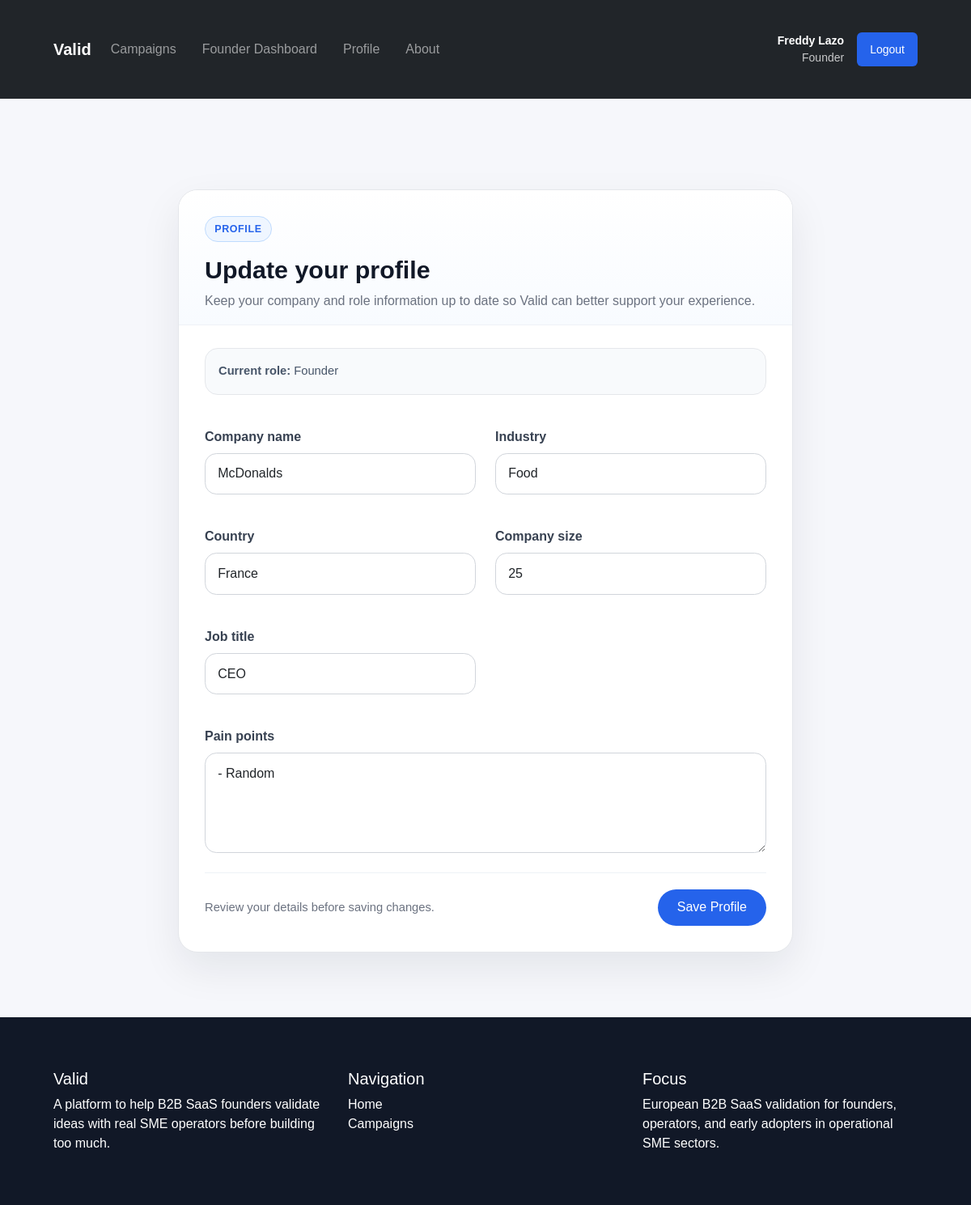
The page /valid/profile/ (signed in) on the database its author committed.
### account/models.py (models this page shows, shortened)
class Profile(models.Model):
    user = models.OneToOneField(
        settings.AUTH_USER_MODEL,
        on_delete=models.CASCADE,
        related_name="profile",
    )
    role = models.CharField(max_length=20, choices=UserRole.choices)
    company_name = models.CharField(max_length=255, blank=True)
    industry = models.CharField(max_length=100, blank=True)
    country = models.CharField(max_length=100, blank=True)
    company_size = models.CharField(max_length=50, blank=True)
    job_title = models.CharField(max_length=100, blank=True)
    pain_points = models.TextField(blank=True)

### campaign/views.py (the view)
# urls.py: path("profile/", profile_view, name="profile"),
@login_required
def profile_view(request):
    profile = request.user.profile
    if request.method == "POST":
        form = ProfileForm(request.POST, instance=profile)
        if form.is_valid():
            form.save()
            messages.success(request, "Profile updated successfully.")
            if profile.role == "founder":
                return redirect("founder_dashboard")
            return redirect("sme_dashboard")
    else:
        form = ProfileForm(instance=profile)
    return render(
        request,
        "campaign/auth/profile.html",
        {
            "form": form,
            "profile": profile,
        },
    )

### campaign/forms.py
class ProfileForm(forms.ModelForm):
    class Meta:
        model = Profile
        fields = [
            "company_name",
            "industry",
            "country",
            "company_size",
            "job_title",
            "pain_points",
        ]
        widgets = {
            "pain_points": forms.Textarea(attrs={"rows": 4}),
        }
    def __init__(self, *args, **kwargs):
        super().__init__(*args, **kwargs)
        for field_name, field in self.fields.items():
            field.widget.attrs["class"] = "form-control"

### campaign/templates/campaign/auth/profile.html (shortened to what this page needs)
{% extends "campaign/base.html" %}
{% block content %}
<div class="container auth-shell">
    <div class="auth-card">
        <div class="auth-card-header">
            <span class="auth-eyebrow">Profile</span>
            <h1>Update your profile</h1>
            <p>
                Keep your company and role information up to date so Valid can better support your experience.
            </p>
        </div>
        <div class="auth-card-body">
            <div class="role-hint-box mb-4">
                <strong>Current role:</strong> {{ profile.role|title }}
            </div>
            <form method="post">
                <div class="row g-4">
                    {% for field in form %}
                        <div class="{% if field.name == 'pain_points' %}col-12{% else %}col-md-6{% endif %}">
                            <label class="form-label" for="{{ field.id_for_label }}">{{ field.label }}</label>
                            {{ field }}
                        </div>
                    {% endfor %}
                </div>
                <div class="auth-footer">
                    <div class="auth-footer-text">
                        Review your details before saving changes.
                    </div>
                    <button type="submit" class="btn btn-primary rounded-pill px-4">
                        Save Profile
                    </button>
                </div>
            </form>
        </div>
    </div>
</div>
{% endblock %}

### campaign/templates/campaign/base.html (shortened to what this page needs)
{% load static %}
<!DOCTYPE html>
<html lang="en">
<head>
    <link
        href="https://cdn.jsdelivr.net/npm/bootstrap@5.3.3/dist/css/bootstrap.min.css"
        rel="stylesheet">
    <link href="{% static "css/valid.css" %}" rel="stylesheet">
</head>
<body >
<nav class="navbar navbar-expand-lg navbar-dark bg-dark sticky-top">
    <div class="container">
        <a class="navbar-brand fw-bold" href="{% url 'home' %}">Valid</a>
        <div class="collapse navbar-collapse" id="mainNav">
            <ul class="navbar-nav me-auto mb-2 mb-lg-0">
                <li class="nav-item">
                    <a class="nav-link" href="{% url 'campaign_list' %}">Campaigns</a>
                </li>
                {% if user.is_authenticated %}
                    {% if user.profile.role == 'founder' %}
                        <li class="nav-item">
                            <a class="nav-link" href="{% url 'founder_dashboard' %}">Founder Dashboard</a>
                        </li>
                    {% elif user.profile.role == 'sme' %}
                        <li class="nav-item">
                            <a class="nav-link" href="{% url 'sme_dashboard' %}">SME Dashboard</a>
                        </li>
                    {% endif %}
                    <li class="nav-item">
                        <a class="nav-link" href="{% url 'profile' %}">Profile</a>
                    </li>
                {% endif %}
                <li class="nav-item">
                    <a class="nav-link" href="{% url 'about' %}">About</a>
                </li>
            </ul>
            <div class="d-flex align-items-center gap-3">
                {% if user.is_authenticated %}
                    <div class="text-white small text-end">
                        <div class="fw-semibold">
                            {{ user.first_name|default:user.username }} {{ user.last_name }}
                        </div>
                        <div class="opacity-75">
                            {{ user.profile.role|title }}
                        </div>
                    </div>
                    <form method="post" action="{% url 'logout' %}">
                        <button class="btn btn-outline-light btn-sm" type="submit">Logout</button>
                    </form>
                {% else %}
                    <a class="btn btn-outline-light btn-sm" href="{% url 'login' %}">Login</a>
                    <a class="btn btn-light btn-sm" href="{% url 'signup' %}">Sign Up</a>
                {% endif %}
            </div>
        </div>
    </div>
</nav>
<main class="flex-fill">
</main>
{% block content %}{% endblock %}
<footer class="footer">
    <div class="container">
        <div class="row g-4">
            <div class="col-md-4">
                <h5>Valid</h5>
                <p class="mb-0">
                    A platform to help B2B SaaS founders validate ideas with real SME operators before building too much.
                </p>
            </div>
            <div class="col-md-4">
                <h5>Navigation</h5>
                <ul class="list-unstyled">
                    <li><a class="text-white text-decoration-none" href="{% url 'home' %}">Home</a></li>
                    <li><a class="text-white text-decoration-none" href="{% url 'campaign_list' %}">Campaigns</a></li>
                </ul>
            </div>
            <div class="col-md-4">
                <h5>Focus</h5>
                <p class="mb-0">
                    European B2B SaaS validation for founders, operators, and early adopters in operational SME sectors.
                </p>
            </div>
        </div>
    </div>
</footer>
</body>
</html>

### campaign/static/css/valid.css (style rules this page uses)
body { font-family: Arial, sans-serif; display: flex; flex-direction: column; background: #f6f7fb; margin: 0; color: #222; min-height: 100vh; }
nav { background: #111827; padding: 1rem 2rem; }
nav a { color: #fff; text-decoration: none; margin-right: 1rem; }
.container { max-width: 1100px; margin: 2rem auto; padding: 0 1rem; }
.btn { display: inline-block; padding: 0.65rem 1rem; background: #2563eb; color: white; text-decoration: none; border-radius: 6px; border: none; cursor: pointer; }
label { display: block; margin-top: 1rem; font-weight: bold; }
input, textarea, select { width: 100%; padding: 0.7rem; margin-top: 0.35rem; border: 1px solid #d1d5db; border-radius: 6px; box-sizing: border-box; }
.footer { background-color: #111827; color: white; padding: 2rem 0; margin-top: auto; }
.auth-shell { min-height: calc(100vh - 220px); display: flex; align-items: center; justify-content: center; padding: 3rem 0; }
.auth-card { width: 100%; max-width: 760px; background: #ffffff; border: 1px solid #e5e7eb; border-radius: 1.5rem; box-shadow: 0 20px 50px rgba(15, 23, 42, 0.08); overflow: hidden; }
.auth-card-header { padding: 2rem 2rem 1rem 2rem; background: linear-gradient(180deg, #ffffff 0%, #f8fbff 100%); border-bottom: 1px solid #eef2f7; }
.auth-eyebrow { display: inline-block; font-size: 0.78rem; font-weight: 700; text-transform: uppercase; letter-spacing: 0.05em; color: #2563eb; background: #eff6ff; border: 1px solid #bfdbfe; border-radius: 999px; padding: 0.35rem 0.7rem; margin-bottom: 1rem; }
.auth-card-header h1 { font-size: 1.9rem; font-weight: 700; color: #111827; margin-bottom: 0.5rem; }
.auth-card-header p { color: #6b7280; margin-bottom: 0; line-height: 1.6; }
.auth-card-body { padding: 1.75rem 2rem 2rem 2rem; }
.form-label { font-weight: 600; color: #374151; }
.form-control, .form-select { border-radius: 0.9rem; border: 1px solid #d1d5db; padding: 0.8rem 0.95rem; min-height: 48px; box-shadow: none; }
textarea.form-control { min-height: 110px; }
.auth-footer { margin-top: 1.5rem; padding-top: 1.25rem; border-top: 1px solid #eef2f7; display: flex; justify-content: space-between; align-items: center; gap: 1rem; flex-wrap: wrap; }
.auth-footer-text { color: #6b7280; font-size: 0.92rem; }
.role-hint-box { border: 1px solid #e5e7eb; background: #f8fafc; border-radius: 1rem; padding: 1rem; color: #475569; font-size: 0.92rem; line-height: 1.6; }

### rows shown on the page
Profile: role "Founder", form "McDonalds" "Food" "France" "25" "CEO" "- Random"

### other values the page prints
{{ user.first_name|default:user.username }} "Freddy"
{{ user.last_name }} "Lazo"
{{ user.profile.role|title }} "Founder"
{{ field.label }} "Company name" "Industry" "Country" "Company size" "Job title" "Pain points"
